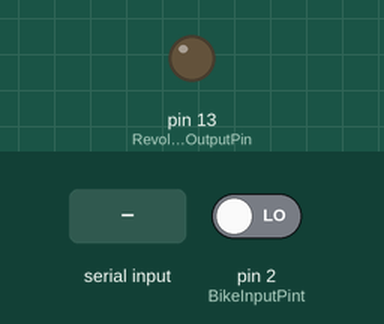
A sketch run on a simulated Arduino Uno, built with avr-gcc and run on an emulated ATmega328P. Shown: output pins drawn as LEDs (lit = HIGH). Inputs (shaded band) come from the test bench; at power-on: pin 2 (BikeInputPint) LOW. What the sketch prints to the serial monitor is not drawn.

Above: at 1.2 s.
1.3 s: pin 2 (BikeInputPint) driven HIGH
At 2.1 s:
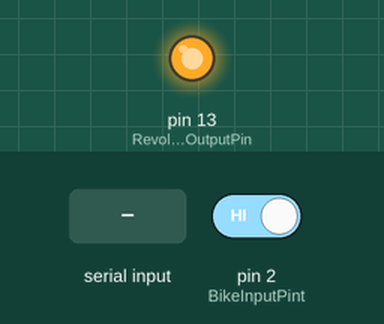
2.8 s: "s\n" received over Serial
4.3 s: byte 105 ('i') received over Serial
5.8 s: byte 118 ('v') received over Serial
7.3 s: byte 104 ('h') received over Serial
8.8 s: byte 99 ('c') received over Serial
Timing chart, 0 to 11.3 s (numbered marks = the images above; inputs shaded):
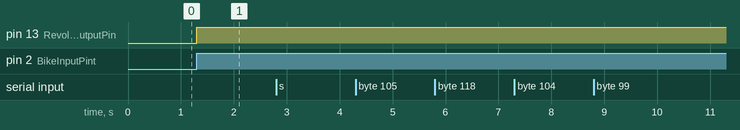

The sketch:

StationaryBike.ino
```cpp
/*
  Stationary bike hack sketch
  Created 19/07/2013
  Rasmus Greve

  The Kilberry PEC-3330 stationary bike from Harald Nyborg has a jack cable from the pedals to the bike computer. (Manual: http://www.harald-nyborg.dk/pdf/8612.pdf)
  As a test I examined what kind of signal it was using - the pedals act as a button being pressed once per revolution.
  Studies of the bike computer showed that a revolution on the pedals is considered moving 4 meters (25 required pr 100 meters.)
  There might be more to the distance and speed calculation, but for now this will do.

*/
#include "Bike.h"

//Behaviour settings
#define NoiseFilter 5      //min # of consecutive high or low ticks required to signify a high or a low.
#define StatsInterval 300 //ms - time between sending stats to computer
#define PauseDelay 3000    //ms - time without revolutions before pausing the bike (allows for speeds down to 5km/hr)
#define DistPerRev 4       //meters - distance per revolution
#define SpeedBufferSize 3  //How many of the last speed measurements should be used to calculate the current speed (mean)
//Wiring settings
#define BikeInputPint 2
#define RevolutionOutputPin 13

//end of settings

int buttonState = 0;
int highRemaining = NoiseFilter;
int lowRemaining = NoiseFilter;
bool wasHigh = false;
bool conseqLow = false;

unsigned long lastRevTime;
Bike bike(DistPerRev, SpeedBufferSize);

void setup() {
  Serial.begin(9600);
  pinMode(RevolutionOutputPin, OUTPUT);
  pinMode(BikeInputPint, INPUT);
}

void loop(){
  buttonState = digitalRead(BikeInputPint);
  digitalWrite(RevolutionOutputPin, buttonState);
  handleRevolution();
  handlePause();
  handleCommunicationOutput();
  handleCommunicationInput();
}

/*
  Require at least NoiseFilter consecutive high readings followed by at least NoiseFilter consecutive low readings before triggering a revolution
*/
void handleRevolution()
{
  if (buttonState == HIGH) {
    if (highRemaining > 0) highRemaining--;
    if (highRemaining == 0) wasHigh = true;
    conseqLow = false;
    lowRemaining = NoiseFilter;
  }
  else {
    highRemaining = NoiseFilter;
    if (wasHigh) conseqLow = true;
    wasHigh = false;
    if (lowRemaining > 0) lowRemaining--;
    if (lowRemaining == 0 && conseqLow){
      wasHigh = false;
      conseqLow = false;
      lowRemaining = NoiseFilter;
      bike.revolution();
      lastRevTime = millis();
    }
  }
}

void handlePause()
{
  if (lastRevTime + PauseDelay < millis())
  {
    lastRevTime = millis();
    bike.pause();
  }
}
```

Bike.cpp
```cpp
/*
  Stationary bike hack sketch
  Created 19/07/2013
  Rasmus Greve

  Class representing a stationary bike making calculations of speed etc. by getting timely revolution inputs
*/
#include "Arduino.h"
#include "Bike.h"

Bike::Bike(int distPerRevolution, int speedBufferSize) : DistPerRevolution(distPerRevolution), speedBuffer(speedBufferSize) {
  revolutions = 0;
}

/*
  Reset the bike (distance, speed, duration)
*/
void Bike::reset(){
  revolutions = 0;      //Distance
  speedBuffer.reset();  //Speed
  timeKeeper.reset();   //Time
}

//Mark that the pedals have spun one revolution
void Bike::revolution(){
  if (lastTime == 0) lastTime = millis(); //Initialize
  timeKeeper.start();                     //Time
  speedBuffer.add(millis()-lastTime);     //Speed
  lastTime = millis();                    //Speed
  revolutions++;                          //Distance
}

//Pause the bike (timekeeping and speed)
void Bike::pause(){
  timeKeeper.pause();
  speedBuffer.reset();
}

//Get current speed in km/hr
float Bike::getSpeed(){
  revTimeMean = speedBuffer.getMean();
  if (revTimeMean == 0) return 0;
  return (DistPerRevolution * 3600) / revTimeMean;
}

//Get current distance in km
float Bike::getDistance(){
  return (revolutions * DistPerRevolution) / 1000.0;
}

//Get current duration in seconds
unsigned long Bike::getDuration(){
  return timeKeeper.getMillis()/1000;
}
```

Bike.h
```cpp
/*
  Stationary bike hack sketch
  Created 19/07/2013
  Rasmus Greve

  Class representing a stationary bike making calculations of speed etc. by getting timely revolution inputs
*/
#include "CircularBuffer.h"
#include "TimeKeeper.h"

#ifndef Bike_h
#define Bike_h
class Bike
{
  public:
    Bike(int distPerRevolution, int speedBufferSize);
    void reset();
    void pause();
    void revolution();

    float getSpeed();
    float getDistance();
    unsigned long getDuration();
  private:
    const int DistPerRevolution;
    unsigned long revolutions;
    unsigned long lastTime;
    float revTimeMean;
    CircularBuffer speedBuffer;
    TimeKeeper timeKeeper;
};
#endif
```

CircularBuffer.cpp
```cpp
/*
  Stationary bike hack sketch
  Created 19/07/2013
  Rasmus Greve

  A circular buffer for holding the last n values
*/
#include "Arduino.h"
#include "CircularBuffer.h"
//Create a new circular buffer with a capacity of cap
CircularBuffer::CircularBuffer(int cap){
  buffer = (long*)malloc(cap*sizeof(long));
  n = cap;
  p = 0;
  reset();
}
//Add a new item to the buffer
void CircularBuffer::add(long value){
  buffer[p] = value;
  p = (p + 1) % n;
}
//Remove all items from the buffer
void CircularBuffer::reset(){
  for (i = 0; i < n; i++)
    buffer[i] = 0;
}
//Get the mean of all the values in the buffer
float CircularBuffer::getMean(){
  counter = 0;
  mean = 0;
  for (i = 0; i < n; i++){
    if (buffer[i] == 0) continue;
    mean += buffer[i];
    counter++;
  }
  if (counter == 0) return 0;
  return mean/counter;
}
//Destructor for the circular buffer freeing the buffer array
CircularBuffer::~CircularBuffer(){
  free(buffer);
}
```

CircularBuffer.h
```cpp
/*
  Stationary bike hack sketch
  Created 19/07/2013
  Rasmus Greve

  A circular buffer for holding the last n values
*/
#include "Arduino.h"

#ifndef CircularBuffer_h
#define CircularBuffer_h

class CircularBuffer{
  public:
    CircularBuffer(int capacity);
    ~CircularBuffer();
    void add(long value);
    void reset();
    float getMean();
  private:
    long* buffer;
    int n, p, i, counter;
    float mean;
};

#endif
```

Communication.ino
```cpp
/*
  Stationary bike hack sketch
  Created 19/07/2013
  Rasmus Greve

  Miscelaneous communication functions

  Output modes
    0 : CSV
    1 : Human readable
*/


#define Identity "StationaryBikeV1.0"

int outputMode = 0;
unsigned long lastStatTime;
bool autoStats = false;
bool verbose = false;


void handleCommunicationInput()
{
  if (Serial.available() > 0) {
    switch (Serial.read()) {
      case 'h':
      case 'H':
        outputMode = 1;
        if (verbose) Serial.println("Mode changed to human readable");
        break;
      case 'c':
      case 'C':
        outputMode = 0;
        if (verbose) Serial.println("Mode changed to CSV");
        break;
      case 's':
      case 'S':
        printCurrentMode();
        break;
      case 'r':
      case 'R':
        bike.reset();
        if (verbose) Serial.println("Stats reset");
        printCurrentMode();
        break;
      case 'a':
      case 'A':
        autoStats = true;
        if (verbose) Serial.println("Automatic stats enabled");
        break;
      case 'b':
      case 'B':
        autoStats = false;
        if (verbose) Serial.println("Automatic stats disabled");
        break;
      case 'i':
      case 'I':
        Serial.println(Identity);
        break;
      case 'v':
      case 'V':
        verbose = true;
        Serial.println("Verbose output enabled");
        break;
      case 'w':
      case 'W':
        verbose = false;
        Serial.println("Verbose output disabled");
        break;
      case '\n':
      case '\r':
        break; //IGNORE LINE BREAK CHARS
      default:
        printCommHelp();
    }
  }
}

void printCommHelp()
{
  Serial.println("Commands available:");
  Serial.println("\tA - Start automatic stats updates");
  Serial.println("\tB - Stop automatic stats updates");
  Serial.println("\tC - CSV stats mode (CSV;km/hr;seconds;km)");
  Serial.println("\tH - Human readable stats mode");

  Serial.print("\tI - Identify (answers \"");
  Serial.print(Identity);
  Serial.println("\")");

  Serial.println("\tR - Reset and stop");
  Serial.println("\tS - Get stats now (current mode)");
  Serial.println("\tV - Verbose output on (debug)");
  Serial.println("\tW - Verbose output off");
  Serial.println("\t? - Show this help");
}

void printCurrentMode()
{
    switch (outputMode)
    {
      case 0:
        printCSVStats();
        break;
      case 1:
        printHumanStats();
        break;
      default:
        break; //Do nothing
    }
}

void printCSVStats()
{
  Serial.print("CSV;");
  Serial.print(bike.getSpeed());
  Serial.print(";");
  Serial.print(bike.getDuration());
  Serial.print(";");
  Serial.println(bike.getDistance());
}

void printHumanStats()
{
  Serial.print(bike.getSpeed());
  Serial.print(" km/hr - ");
  Serial.print(bike.getDuration());
  Serial.print(" sec - ");
  Serial.print(bike.getDistance());
  Serial.println(" km");
}

void handleCommunicationOutput()
{
  if (autoStats && lastStatTime + StatsInterval < millis())
  {
    printCurrentMode();
    lastStatTime = millis();
  }
}
```

TimeKeeper.cpp
```cpp
/*
  Stationary bike hack sketch
  Created 20/07/2013
  Rasmus Greve

  A timekeeper for keeping track of passed time
*/
#include "Arduino.h"
#include "TimeKeeper.h"

void TimeKeeper::start(){
  if (running) return;
  startTime = millis();
  running = true;
}

void TimeKeeper::pause(){
  if (!running) return;
  previous += millis() - startTime;
  running = false;
}

void TimeKeeper::reset(){
  previous = 0;
  running = false;
}

long TimeKeeper::getMillis(){
  if (running)
    return (millis() - startTime) + previous;
  else
    return previous;
}
```

TimeKeeper.h
```cpp
/*
  Stationary bike hack sketch
  Created 20/07/2013
  Rasmus Greve

  A timekeeper for keeping track of passed time
*/
#include "Arduino.h"

#ifndef TimeKeeper_h
#define TimeKeeper_h

class TimeKeeper{
  public:
    void start();
    void pause();
    void reset();
    long getMillis();
  private:
    bool running;
    long startTime, previous;
};

#endif
```

Measured:
- after the input at 1.3 s, pin 13 (RevolutionOutputPin): LOW → HIGH at once
- after the input at 2.8 s, every drawn part: stays the same
- after the input at 4.3 s, every drawn part: stays the same
- after the input at 5.8 s, every drawn part: stays the same
- after the input at 7.3 s, every drawn part: stays the same
- after the input at 8.8 s, every drawn part: stays the same
